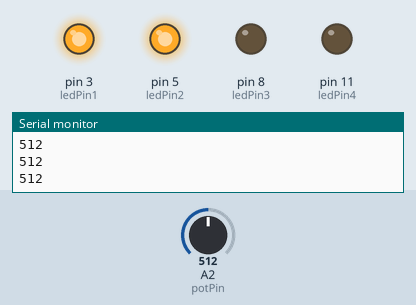
This sketch was run on a simulated Arduino Uno, built with avr-gcc and run on an emulated ATmega328P. Shown: output pins drawn as LEDs (lit = HIGH), the last lines printed to the serial monitor. Inputs (shaded band) come from the test bench; at power-on: A2 (potPin) = 512.

Above: at 1.2 s.
1.3 s: A2 (potPin) set to 601
2.8 s: A2 (potPin) set to 625
At 3.5 s:
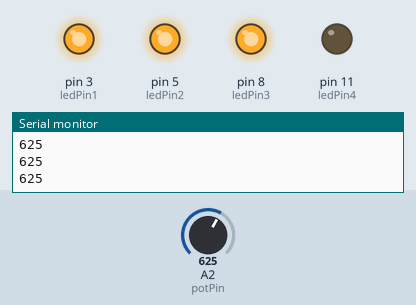
4.3 s: A2 (potPin) set to 397
At 4.6 s:
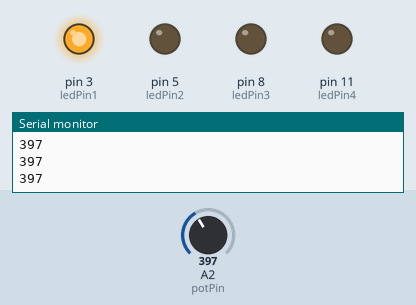
5.8 s: A2 (potPin) set to 106
7.3 s: A2 (potPin) set to 93
At 8.1 s:
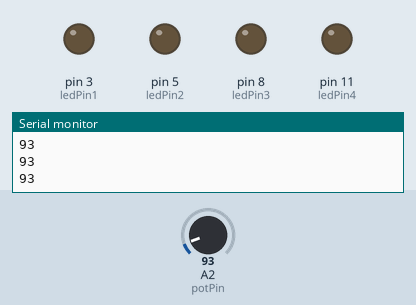
8.8 s: A2 (potPin) set to 110
At 9.3 s:
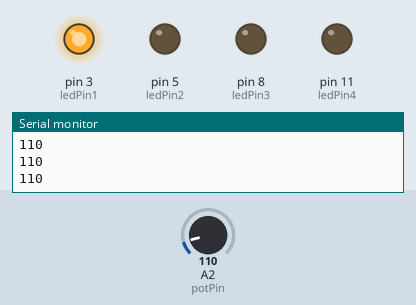
Timing chart, 0 to 11.3 s (numbered marks = the images above; inputs shaded):
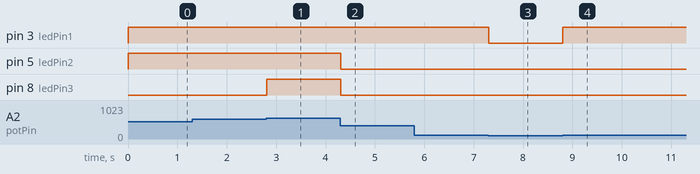

Measured:
- the behaviour switches between 615 and 616 on A2 (potPin) (found by bisection; images 0 and 1)
- the behaviour switches between 100 and 99 on A2 (potPin) (found by bisection; images 2 and 3)
- after the input at 2.8 s, pin 8 (ledPin3): LOW → HIGH at once
- after the input at 4.3 s, pin 5 (ledPin2), pin 8 (ledPin3): HIGH → LOW at once
- after the input at 7.3 s, pin 3 (ledPin1): HIGH → LOW at once
- after the input at 8.8 s, pin 3 (ledPin1): LOW → HIGH at once

The sketch:

example3_2.ino
```cpp
/*
 * Rui Santos
 * Complete Project Details http://randomnerdtutorials.com
*/

//initializing our variables
int potPin = A2;    // select the input pin for the potentiometer
int ledPin1 = 3;      // select the pin for the LEDs
int ledPin2 = 5;
int ledPin3 = 8;
int ledPin4 = 11;
int sensorValue = 0;  // variable to store the value coming from the sensor
int ledValue = 0;

void setup() {
  Serial.begin(9600); // initializing serial connection
  // declare the ledPins as OUTPUTs:
  pinMode(ledPin1, OUTPUT);
  pinMode(ledPin2, OUTPUT);
  pinMode(ledPin3, OUTPUT);
  pinMode(ledPin4, OUTPUT);
}

void loop() {
  // read the value from the sensor:
  sensorValue = analogRead(potPin);
  Serial.println(sensorValue);

  if (sensorValue > 100)
 	digitalWrite(ledPin1,HIGH);
  if (sensorValue < 100)
 	digitalWrite(ledPin1,LOW);
  if (sensorValue > 407)
 	digitalWrite(ledPin2,HIGH);
  if (sensorValue < 407)
 	digitalWrite(ledPin2,LOW);
  if (sensorValue > 615)
 	digitalWrite(ledPin3,HIGH);
  if (sensorValue < 615)
 	digitalWrite(ledPin3,LOW);
  if (sensorValue > 922 )
 	digitalWrite(ledPin4,HIGH);
  if (sensorValue < 922)
 	digitalWrite(ledPin4,LOW);
}
```
